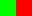

A level layout from a 2D game, rendered from its tile map. Below: a short description, then the map file with tile-grid data replaced by summaries:
An orthogonal 2x1 tile map with 16x16 px tiles, 2 tile layers (red_tile-base, green_tile-top), 2 tilesets.

<map version="1.8" tiledversion="1.8.4" orientation="orthogonal" renderorder="right-down" width="2" height="1" tilewidth="16" tileheight="16" infinite="0" nextlayerid="3" nextobjectid="1">
 <tileset firstgid="1" name="green_tile" tilewidth="16" tileheight="16" tilecount="1" columns="1">
  <transformations hflip="1" vflip="1" rotate="1" preferuntransformed="0" />
  <image source="green_sprite.png" width="16" height="16" />
 </tileset>
 <tileset firstgid="2" name="red_tile-base" tilewidth="16" tileheight="16" tilecount="1" columns="1">
  <image source="red_sprite.png" width="16" height="16" />
 </tileset>
 <layer id="2" name="red_tile-base" width="2" height="1">
  <data>[2 cells, 2 non-empty, 1 distinct tile ids]</data>
 </layer>
 <layer id="1" name="green_tile-top" width="2" height="1">
  <data>[2 cells, 1 non-empty, 1 distinct tile ids]</data>
 </layer>
</map>
